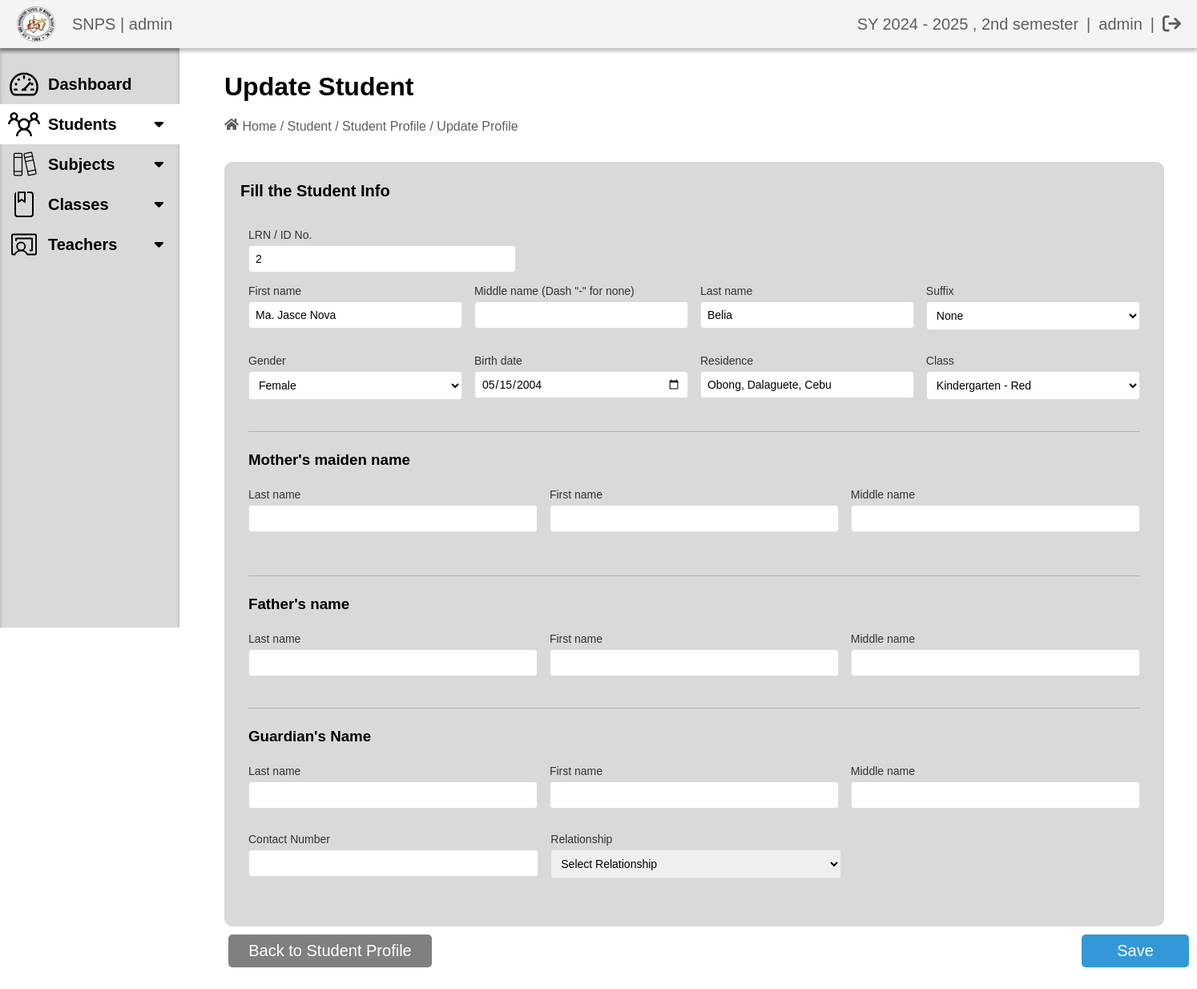
The page /adminDashboard/editstudent.php?id=2 (signed in) on the database its author committed.
### tables this page shows
CREATE TABLE `studentinfo` (
  `id` int(11) NOT NULL,
  `LRN` int(11) DEFAULT NULL,
  `Fname` varchar(100) DEFAULT NULL,
  `Midname` varchar(100) DEFAULT NULL,
  `Lname` varchar(100) DEFAULT NULL,
  `Suffix` varchar(100) DEFAULT NULL,
  `Gender` varchar(100) DEFAULT NULL,
  `bdate` date DEFAULT NULL,
  `Residence` varchar(100) DEFAULT NULL,
  `Class` varchar(100) DEFAULT NULL,
  `studentpic` longblob DEFAULT NULL,
  `mother_lname` varchar(255) DEFAULT NULL,
  `mother_fname` varchar(255) DEFAULT NULL,
  `mother_midname` varchar(255) DEFAULT NULL,
  `father_lname` varchar(255) DEFAULT NULL,
  `father_fname` varchar(255) DEFAULT NULL,
  `father_midname` varchar(255) DEFAULT NULL,
  `guardian_lname` varchar(255) DEFAULT NULL,
  `guardian_fname` varchar(255) DEFAULT NULL,
  `guardian_midname` varchar(255) DEFAULT NULL,
  `guardian_contactnum` varchar(255) DEFAULT NULL,
  `guardian_relationship` varchar(50) DEFAULT NULL
);

### adminDashboard/editstudent.php (the view, shortened to what this page needs)
<?php
$currentYear = date("Y");
$currentMonth = date("n");
if ($currentMonth < 6) {
    $startYear = $currentYear - 1;
    $endYear = $currentYear;
    $semester = "2nd semester";
} else {
    $startYear = $currentYear;
    $endYear = $currentYear + 1;
    $semester = "1st semester";
}
$schoolYear = $startYear . " - " . $endYear . " , " . $semester;
require_once '../db/db_conn.php';
if (isset($_GET['id'])) {
    $student_id = intval($_GET['id']);
    $sql = "
        SELECT s.id, s.lrn, s.lname, s.fname, s.midname, s.suffix, s.gender,
               s.bdate, s.residence, s.studentpic, c.level, c.section,
               CONCAT(c.level, ' - ', c.section) AS class,
               s.mother_fname, s.mother_midname, s.mother_lname,
               s.father_fname, s.father_midname, s.father_lname,
               s.guardian_fname, s.guardian_midname, s.guardian_lname,
               s.guardian_contactnum, s.guardian_relationship
        FROM studentinfo s
        LEFT JOIN classes c ON s.class = c.id
        WHERE s.id = ?
    ";
    $stmt = $conn->prepare($sql);
    $stmt->bind_param("i", $student_id);
    $stmt->execute();
    $result = $stmt->get_result();
    if ($result->num_rows > 0) {
        $student = $result->fetch_assoc();
    } else {
        $error_message = "Student not found.";
    }
    $class_sql = "SELECT * FROM classes";
    $classResult = $conn->query($class_sql);
} else {
    $error_message = "Student ID not specified.";
}
?>
<!DOCTYPE html>
<html>
<head>
    <link rel="stylesheet" type="text/css" href="../Assets/css/editstudent.css">
    <link rel="stylesheet" href="https://cdnjs.cloudflare.com/ajax/libs/font-awesome/6.4.2/css/all.min.css"
 />
</head>
<body>
    <div class="header">
        <div class="header-left">
            <img src="../Assets/images/logo.png" alt="Logo">
            <p>SNPS | <?php echo $_SESSION['role']; ?></p>
        </div>
        <div class="navlink">
            <p>SY <?php echo $schoolYear; ?></p>
            <p>|</p>
            <p class="user-name"><?php echo $_SESSION['name']; ?></p>
            <p>|</p>
            <a href="../logout.php"><i class="fa-solid fa-arrow-right-from-bracket"></i></a>
        </div>
    </div>
    <div class="sidenav">
        <ul>
            <li><a href="../adminDashboard/admin_dashboard.php" class="dashboardbtn">
                    <p class="stash--dashboard"></p>Dashboard
                </a></li>
            <li><a href="#" class="student-btn">
                    <p class="fluent-mdl2--group"></p>Students
                    <span class="fas fa-caret-down second"></span>
                </a>
            </li>
            <li><a href="#" class="jobplace-btn">
                    <p class="ph--books-thin"></p>Subjects
                    <span class="fas fa-caret-down third"></span>
                </a>
            </li>
            <li><a href="#" class="classes-btn">
                    <p class="fluent--class-20-regular"></p>Classes
                    <span class="fas fa-caret-down fourth"></span>
                </a>
            </li>
            <li><a href="#" class="teacher_add-btn">
                    <p class="ph--chalkboard-teacher-light"></p>Teachers
                    <span class="fas fa-caret-down fifth"></span>
                </a>
            </li>
        </ul>
    </div>
    <div class="body-contents">
        <h1>Update Student</h1>
        <div class="bread-crumb">
            <p><span class="fa-solid--home"></span> Home / Student / Student Profile / Update Profile</p>
        </div>
        <div class="dashboard">
            <p>Fill the Student Info</p>
            <div class="form-container">
                <form class="student-form" method="POST">
                    <div class="form-group">
                        <label for="lrn">LRN / ID No.</label>
                        <input type="text" id="lrn" name="lrn" class="lrn" required
                            value="<?= htmlspecialchars($student['lrn'] ?? ''); ?>">
                    </div>
                    <div class="form-row">
                        <div class="form-group">
                            <label for="firstname">First name</label>
                            <input type="text" id="firstname" name="firstname" class="form-control"
                                value="<?= htmlspecialchars($student['fname']); ?>">
                        </div>
                        <div class="form-group">
                            <label for="middlename">Middle name (Dash "-" for none)</label>
                            <input type="text" id="middlename" name="middlename" class="form-control"
                                value="<?= htmlspecialchars($student['midname']); ?>">
                        </div>
                        <div class="form-group">
                            <label for="lastname">Last name</label>
                            <input type="text" id="lastname" name="lastname" class="form-control"
                                value="<?= htmlspecialchars($student['lname']); ?>">
                        </div>
                        <div class="form-group">
                            <label for="suffix">Suffix</label>
                            <select id="suffix" name="suffix" class="form-control">
                                <option value="" <?= empty($student['suffix']) ? 'selected' : ''; ?>>None</option>
                            </select>
                        </div>
                    </div>
                    <div class="form-row">
                        <div class="form-group">
                            <label for="gender">Gender</label>
                            <select id="gender" name="gender" class="form-control">
                                <option value="female" <?= $student['gender'] === 'female' ? 'selected' : ''; ?>>Female
                                </option>
                            </select>
                        </div>
                        <div class="form-group">
                            <label for="birthdate">Birth date</label>
                            <input type="date" id="birthdate" name="birthdate" class="form-control"
                                placeholder="MM/DD/YYYY" value="<?= htmlspecialchars($student['bdate']); ?>" required>
                        </div>
                        <div class="form-group">
                            <label for="residence">Residence</label>
                            <input type="text" id="residence" name="residence" class="form-control"
                                value="<?= htmlspecialchars($student['residence']); ?>">
                        </div>
                        <div class="form-group">
                            <label for="class">Class</label>
                            <select id="class" name="class" class="form-control" required>
                                <?php while ($class = $classResult->fetch_assoc()): ?>
                                    <option value="<?= $class['id']; ?>" <?= ($class['id'] == $student['class']) ? 'selected' : ''; ?>>
                                        <?= htmlspecialchars($class['level'] . ' - ' . $class['section']); ?>
                                    </option>
                                <?php endwhile; ?>
                            </select>
                        </div>
                    </div>
                    <div class="credentials-section">
                        <h3>Mother's maiden name</h3>
                        <div class="form-row">
                            <div class="form-group">
                                <label for="username">Last name</label>
                                <input type="text" id="mother_lname" name="mother_lname" class="form-control" required
                                    value="<?= htmlspecialchars($student['mother_lname']); ?>">
                            </div>
                            <div class="form-group">
                                <label for="password">First name</label>
                                <div class="form-group">
                                    <input type="text" id="mother_fname" name="mother_fname" class="form-control"
                                        required value="<?= htmlspecialchars($student['mother_fname']); ?>">
                                </div>
                            </div>
                            <div class="form-group">
                                <label for="confirm-password">Middle name</label>
                                <input type="text" id="mother_midname" name="mother_midname" class="form-control"
                                    required value="<?= htmlspecialchars($student['mother_midname']); ?>">
                            </div>
                        </div>
                    </div>
                    <div class="credentials-section">
                        <h3>Father's name</h3>
                        <div class="form-row">
                            <div class="form-group">
                                <label for="username">Last name</label>
                                <input type="text" id="father_lname" name="father_lname" class="form-control"
                                    value="<?= htmlspecialchars($student['father_lname']); ?>" required>
                            </div>
                            <div class="form-group">
                                <label for="password">First name</label>
                                <input type="text" id="father_fname" name="father_fname" class="form-control"
                                    value="<?= htmlspecialchars($student['father_fname']); ?>" required>
                            </div>
                            <div class="form-group">
                                <label for="confirm-password">Middle name</label>
                                <input type="text" id="father_midname" name="father_midname" class="form-control"
                                    value="<?= htmlspecialchars($student['father_midname']); ?>" required>
                            </div>
                        </div>
                    </div>
                    <div class="credentials-section">
                        <h3>Guardian's Name</h3>
                        <div class="form-row">
                            <div class="form-group">
                                <label for="username">Last name</label>
                                <input type="text" id="guardian_lname" name="guardian_lname" class="form-control"
                                    value="<?= htmlspecialchars($student['guardian_lname']); ?>" required>
                            </div>
                            <div class="form-group">
                                <label for="password">First name</label>
                                <input type="text" id="guardian_fname" name="guardian_fname" class="form-control"
                                    value="<?= htmlspecialchars($student['guardian_fname']); ?>" required>
                            </div>
                            <div class="form-group">
                                <label for="confirm-password">Middle name</label>
                                <input type="text" id="guardian_midname" name="guardian_midname" class="form-control"
                                    value="<?= htmlspecialchars($student['guardian_midname']); ?>" required>
                            </div>
                        </div>
                        <div class="form-row">
                            <div class="form-group">
                                <label for="guardian_contactnum">Contact Number</label>
                                <input type="text" id="guardian_contactnum" name="guardian_contactnum"
                                    class="form-control-contact_num"
                                    value="<?= htmlspecialchars($student['guardian_contactnum'] ?? ''); ?>" required>
                            </div>
                            <div class="form-group">
                                <label for="guardian_relationship" id="relationship_label">Relationship</label>
                                <select id="guardian_relationship" name="guardian_relationship"
                                    class="form-control-relationship" required>
                                    <?php if (!empty($student['guardian_relationship'])): ?>
                                        <option value="" <?= empty($student['guardian_relationship']) ? 'selected' : ''; ?>>
                                            None</option>
                                        <option value="jr" <?= $student['suffix'] === 'Parent' ? 'selected' : ''; ?>>Jr.
                                        </option>
                                        <option value="sr" <?= $student['suffix'] === 'Relative' ? 'selected' : ''; ?>>Sr.
                                        </option>
                                        <option value="iii" <?= $student['suffix'] === 'Non relative' ? 'selected' : ''; ?>>III
                                        </option>
                                        selected>
                                        <?= htmlspecialchars($student['guardian_relationship']); ?>
                                        </option>
                                    <?php else: ?>
                                        <option value="">Select Relationship</option>
                                    <?php endif; ?>
                                </select>
                            </div>
                        </div>
                    </div>
                    <button type="submit" name="update" id="save-btn"> Save </button>
                </form>
                <a href="student_profile.php?id=<?= $student['id']; ?>" class="btn btn-primary">
                    <button type="submit" id="back-btn"> Back to Student Profile </button></a>
                <div class="space">
                </div>
            </div>
        </div>
    </div>
</body>
</html>

### rows shown on the page
studentinfo: lrn "2", firstname "Ma. Jasce Nova", lastname "Belia", suffix "None", gender "Female", birthdate "05/15/2004", residence "Obong, Dalaguete, Cebu"

### other values the page prints
$_SESSION['role'] "admin"
$_SESSION['name'] "admin"
form field class "Kindergarten - Red"
